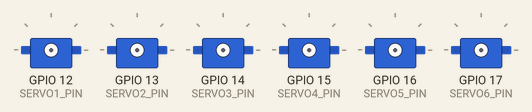
Recording of a sketch running on a simulated ESP32. On the bench: 6 × servo. WiFi joins after 1.5 s; servers stay silent unless stated; uploads are accepted with an empty reply; the camera gives no picture.

Above: at 0.1 s.
At 2.1 s:
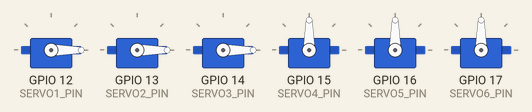
Timing chart, 0 to 3.6 s (numbered marks = the images above):
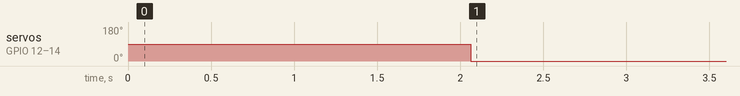

The sketch:

code.ino
```cpp
#include <WiFi.h>
#include <HTTPClient.h>
#include <ArduinoJson.h>
#include "esp_camera.h"
#include <Esp32Servo.h>

const char* ssid = "YOUR_SSID";
const char* password = "YOUR_PASSWORD";
const char* apiEndpoint = "http://your.api.server/api";

#define SERVO1_PIN 12
#define SERVO2_PIN 13
#define SERVO3_PIN 14
#define SERVO4_PIN 15
#define SERVO5_PIN 16
#define SERVO6_PIN 17

Servo servo1, servo2, servo3, servo4, servo5, servo6;

void initCamera(){
  camera_config_t config;
  config.ledc_channel = LEDC_CHANNEL_0;
  config.ledc_timer = LEDC_TIMER_0;
  config.pin_d0 = 5;
  config.pin_d1 = 18;
  config.pin_d2 = 19;
  config.pin_d3 = 21;
  config.pin_d4 = 36;
  config.pin_d5 = 39;
  config.pin_d6 = 34;
  config.pin_d7 = 35;
  config.pin_xclk = 0;
  config.pin_pclk = 22;
  config.pin_vsync = 25;
  config.pin_href = 23;
  config.pin_sscb_sda = 26;
  config.pin_sscb_scl = 27;
  config.pin_pwdn = 32;
  config.pin_reset = -1;
  config.xclk_freq_hz = 20000000;
  config.pixel_format = PIXFORMAT_JPEG;
  if(psramFound()){
    config.frame_size = FRAMESIZE_UXGA;
    config.jpeg_quality = 10;
    config.fb_count = 2;
  } else {
    config.frame_size = FRAMESIZE_SVGA;
    config.jpeg_quality = 12;
    config.fb_count = 1;
  }
  esp_camera_init(&config);
}

void setup(){
  Serial.begin(115200);
  WiFi.begin(ssid, password);
  while(WiFi.status() != WL_CONNECTED){ delay(500); }
  initCamera();
  servo1.attach(SERVO1_PIN);
  servo2.attach(SERVO2_PIN);
  servo3.attach(SERVO3_PIN);
  servo4.attach(SERVO4_PIN);
  servo5.attach(SERVO5_PIN);
  servo6.attach(SERVO6_PIN);
}

void applyIK(float x, float y, float z){
  float s1 = constrain(map(x, 0, 100, 0, 180), 0, 180);
  float s2 = constrain(map(y, 0, 100, 0, 180), 0, 180);
  float s3 = constrain(map(z, 0, 100, 0, 180), 0, 180);
  float s4 = 90;
  float s5 = 90;
  float s6 = 90;
  servo1.write(s1);
  servo2.write(s2);
  servo3.write(s3);
  servo4.write(s4);
  servo5.write(s5);
  servo6.write(s6);
  delay(2000);
}

void loop(){
  camera_fb_t *fb = esp_camera_fb_get();
  if(!fb){ return; }
  HTTPClient http;
  http.begin(apiEndpoint);
  http.addHeader("Content-Type", "image/jpeg");
  int httpResponseCode = http.POST(fb->buf, fb->len);
  esp_camera_fb_return(fb);
  if(httpResponseCode > 0){
    String payload = http.getString();
    DynamicJsonDocument doc(1024);
    deserializeJson(doc, payload);
    float x = doc["x"];
    float y = doc["y"];
    float z = doc["z"];
    applyIK(x, y, z);
  }
  http.end();
  delay(5000);
}
```

Measured:
- by itself, servo on GPIO 12 (SERVO1_PIN), servo on GPIO 13 (SERVO2_PIN), servo on GPIO 14 (SERVO3_PIN): 90° → 0° at 2.1 s
